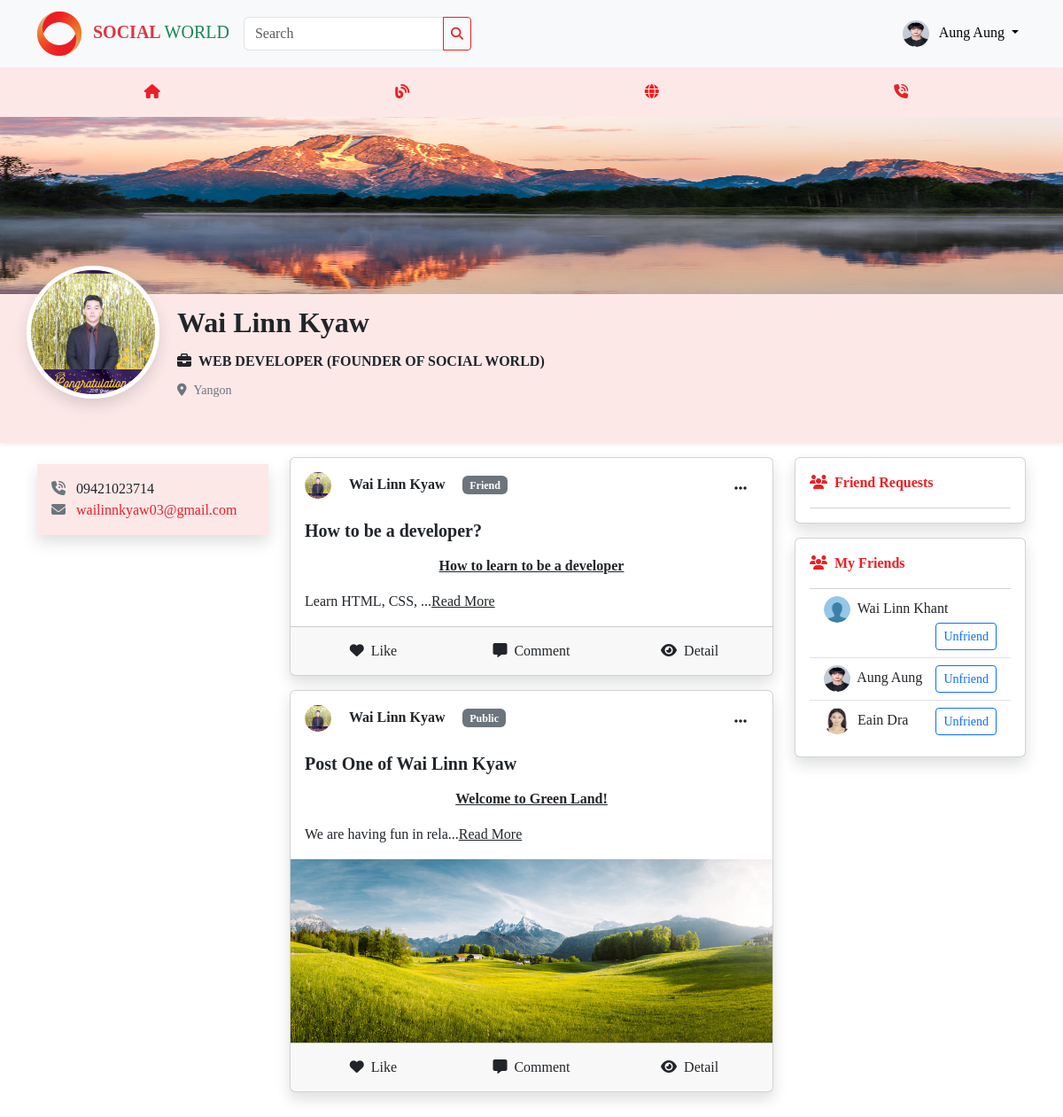
The app's page /index.php?page=userprofile&id=1 (signed in) with its own data.
### tables this page shows
CREATE TABLE `users` (
  `id` int(11) NOT NULL,
  `name` varchar(255) DEFAULT NULL,
  `email` varchar(255) DEFAULT NULL,
  `password` varchar(255) DEFAULT NULL,
  `profile` varchar(255) DEFAULT '1.png',
  `phone` varchar(255) DEFAULT NULL,
  `address` varchar(255) DEFAULT NULL,
  `gender` char(10) DEFAULT NULL,
  `position` varchar(255) DEFAULT NULL,
  `background` varchar(255) DEFAULT 'back-theme.jpg',
  `status` char(20) NOT NULL DEFAULT 'Approve',
  `role_id` int(11) DEFAULT NULL,
  `created_at` timestamp NOT NULL DEFAULT current_timestamp() ON UPDATE current_timestamp(),
  `updated_at` datetime NOT NULL DEFAULT current_timestamp()
);

CREATE TABLE `posts` (
  `id` int(11) NOT NULL,
  `title` varchar(255) DEFAULT NULL,
  `post_img` varchar(255) DEFAULT NULL,
  `description` longtext DEFAULT NULL,
  `post_status` char(20) DEFAULT 'public',
  `created_by` int(11) DEFAULT NULL,
  `updated_by` int(11) DEFAULT NULL,
  `created_at` timestamp NOT NULL DEFAULT current_timestamp() ON UPDATE current_timestamp(),
  `updated_at` datetime NOT NULL DEFAULT current_timestamp()
);

CREATE TABLE `friends` (
  `id` int(11) NOT NULL,
  `user_id` int(11) DEFAULT NULL,
  `friend_id` int(11) DEFAULT NULL,
  `friend_status` char(20) DEFAULT 'pending',
  `created_at` timestamp NOT NULL DEFAULT current_timestamp() ON UPDATE current_timestamp(),
  `updated_at` datetime NOT NULL DEFAULT current_timestamp()
);

### app/QueryBuilder.php (called while the page is built, shortened)
<?php
class QueryBuilder{
    private $conn;
    public function __construct($connection){
        $this->conn = $connection;
        return $this->conn;
    }
    public function getAll($table, $cols, $join, $where, $order){
        $sql = "SELECT $cols FROM $table";
        if($join != null){
            $sql .= " $join";
        }
        if($where != null){
            $sql .= " WHERE $where";
        }
        if($order != null){
            $sql .= " ORDER BY $order";
        }
        $stmt = $this->conn->prepare($sql);
        $stmt->execute();
        $results = $stmt->fetchAll(PDO::FETCH_ASSOC);
        return $results;
    }
    public function get($table, $cols, $join, $where){
        $sql = "SELECT $cols FROM $table";
        if($join != null){
            $sql .= " $join";
        }
        if($where != null){
            $sql .= " WHERE $where";
        }
        $stmt = $this->conn->prepare($sql);
        $stmt->execute();
        $result = $stmt->fetch(PDO::FETCH_ASSOC);
        return $result;
    }
}
?>

### views/frontend/userprofile.php (the view, shortened to what this page needs)
<div class="mb-5">
    <div class="background-img">
        <img src="./assets/img/back-theme.jpg" width="100%" height="200px" alt="">
    </div>
    <div class="profile z-index-1">
        <img src="./assets/profiles/<?= $user['profile'] ?>" width="150px" height="150px" alt="" class="rounded-circle shadow" style="border: 5px solid white">
    </div>
    <div class="pt-2 pb-5 bg-grey shadow-sm" style="padding-left:200px">
        <p class="fa-2x mb-0 pb-0"><b class=""><?= $user['name'] ?></b></p>
        <b class="my-2 py-0 d-block" style="text-transform: uppercase;"><i class="fas fa-briefcase me-2"></i><?= $user['position'] ?></b>
        <small class="text-secondary "><i class="fas fa-location-dot me-2"></i><?= $user['address'] ?></small>
    </div>
    <div class="container">
        <div class="row">
            <div class="col-lg-3">
                <div class="mt-4 p-3 bg-grey shadow">
                    <div class="contact">
                        <i class="fas fa-phone-volume me-2 text-secondary"></i>
                        <span><?= $user['phone'] ?></span>
                    </div>
                    <div class="contact">
                        <i class="fas fa-envelope me-2 text-secondary"></i>
                        <span class="text-logo"><?= $user['email'] ?></span>
                    </div>
                </div>
            </div>
            <div class="col-lg-6">
                <?php foreach($posts as $post): ?>
                    <div class="card my-3 shadow">
                        <div class="head p-3">
                            <img src="./assets/profiles/<?= $post['profile'] ?>" width="30px" height="30px" class="rounded-circle me-3" alt="">
                            <a class="text-decoration-none text-dark" href="index.php?page=userprofile&id=<?= $post['created_by'] ?>"><b><?= $post['name'] ?></b></a>
                            <span class="badge text-bg-secondary ms-3"><?= $post['post_status'] ?></span>
                            <div class="dropdown float-end">
                                <button class="btn" type="button" data-bs-toggle="dropdown" aria-expanded="false">
                                    <i class="fa-solid fa-ellipsis"></i>
                                </button>
                            </div>
                        </div>
                        <div class="body">
                            <div class="text px-3">
                                <h5 class="pb-0 mb-0"><b><?= $post['title'] ?></b></h5>
                                <p class="mt-0 pt-0"><?php echo substr($post["description"], 0, 100)."..." ?><a href="index.php?page=detail&id=<?= $post['id'] ?>" class="text-dark">Read More</a></p>
                            </div>
                            <?php if(isset($post['post_img'])): ?>
                            <img src="./assets/posts/<?= $post['post_img'] ?>" alt="" class="img-fluid w-100">
                            <?php endif ?>
                        </div>
                        <div class="card-footer">
                            <div class="row">
                                <div class="col-4">
                                    <button class="w-100 btn"><i class="fas fa-heart me-2"></i>Like</button>
                                </div>
                                <div class="col-4">
                                    <button class="w-100 btn"><i class="fas fa-message me-2"></i>Comment</button>
                                </div>
                                <div class="col-4">
                                    <a href="index.php?page=detail&id=<?= $post['id'] ?>" class="w-100 btn"><i class="fas fa-eye me-2"></i>Detail</a>
                                </div>
                            </div>
                        </div>
                    </div>
                <?php endforeach ?>
            </div>
            <div class="col-md-3 mt-3 d-xl-block d-none">
            <div class="card shadow p-3 mb-3">
                <p class="text-logo"><i class="fas fa-users me-2"></i><b>Friend Requests</b></p>
                <div class="list-group list-group-flush">
                </div>
            </div>
            <div class="card shadow p-3 mb-3">
                <p class="text-logo"><i class="fas fa-users me-2"></i><b>My Friends</b></p>
                <div class="list-group list-group-flush">
                <?php
                foreach($users as $user):
                $id = $_GET['id'];
                $fri_id = $user['id'];
                $confirmfriends = $query->getAll("friends", "friends.*, t1.name as username, t1.profile as userprofile, t2.name as friendname, t2.profile as friendprofile", "INNER JOIN users t1 ON friends.user_id=t1.id INNER JOIN users t2 ON friends.friend_id=t2.id", "(friends.friend_status = 'confirm') AND ((friends.user_id='$id' AND friends.friend_id='$fri_id') OR (friends.user_id='$fri_id' AND friends.friend_id=$id))", null);
                foreach($confirmfriends as $confirmfriend):
                    if($_GET['id'] != $confirmfriend['user_id']):
                ?>
                    <a href="index.php?page=userprofile&id=<?= $confirmfriend['user_id'] ?>" class="list-group-item">
                        <img src="./assets/profiles/<?= $confirmfriend['userprofile'] ?>" width="30px" height="30px" alt="" class="rounded-circle me-1">
                        <span><?= $confirmfriend['username'] ?></span>
                        <form class="d-inline" action="./controllers/FriendController.php" method="post">
                            <button type="submit" class="btn btn-sm btn-outline-primary ms-1 float-end">Unfriend</button>
                        </form>
                    </a>
                    <?php else: ?>
                        <a href="index.php?page=userprofile&id=<?= $confirmfriend['friend_id'] ?>" class="list-group-item">
                            <img src="./assets/profiles/<?= $confirmfriend['friendprofile'] ?>" width="30px" height="30px" alt="" class="rounded-circle me-1">
                            <span><?= $confirmfriend['friendname'] ?></span>
                            <form class="d-inline" action="./controllers/FriendController.php" method="post">
                                <button type="submit" class="btn btn-sm btn-outline-primary ms-1 float-end">Unfriend</button>
                            </form>
                        </a>
                    <?php endif ?>
                    <?php endforeach ?>
                    <?php endforeach ?>
                </div>
            </div>
        </div>
        </div>
    </div>
</div>

### assets/css/style.css (style rules this page uses)
* { font-family: Cambria, Cochin, Georgia, Times, 'Times New Roman', serif; }
.text-logo { color: #ED1F24; }
.bg-grey { background-color: rgba(237, 31, 36, 0.1); }
.background-img { position: relative; }
.profile { position: absolute; top: 300px; left: 30px; }

### records on screen
users: profile (picture), name "Wai Linn Kyaw", position "WEB DEVELOPER (FOUNDER OF SOCIAL WORLD)", address "Yangon", phone "09421023714", email "wailinnkyaw03@gmail.com"
posts: created_by.profile (picture), created_by.name "Wai Linn Kyaw", post_status "Friend", title "How to be a developer?", description "How to learn to be a developer Learn HTML, CSS,"
posts: created_by.profile (picture), created_by.name "Wai Linn Kyaw", post_status "Public", title "Post One of Wai Linn Kyaw", description "Welcome to Green Land! We are having fun in rela", post_img (picture)
friends: friend.profile (picture), friend.name "Wai Linn Khant"
friends: friend.profile (picture), friend.name "Aung Aung"
friends: user.profile (picture), user.name "Eain Dra"

### other values on screen
$_SESSION['user']['name'] "Aung Aung"
